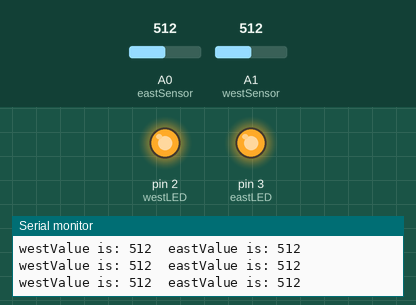
Recording of a sketch running on a simulated Arduino Uno, built with avr-gcc and run on an emulated ATmega328P. On the bench: output pins drawn as LEDs (lit = HIGH), the last lines printed to the serial monitor. Inputs (shaded band) come from the test bench; at power-on: A0 (eastSensor) = 512, A1 (westSensor) = 512.

Above: at 1.2 s.
1.3 s: A0 (eastSensor) set to 54
4.3 s: A0 (eastSensor) set to 45
At 4.61 s:
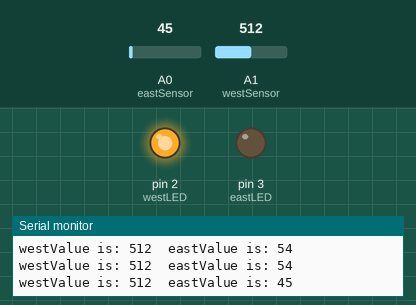
7.3 s: A1 (westSensor) set to 54
10.3 s: A1 (westSensor) set to 45
At 11.0 s:
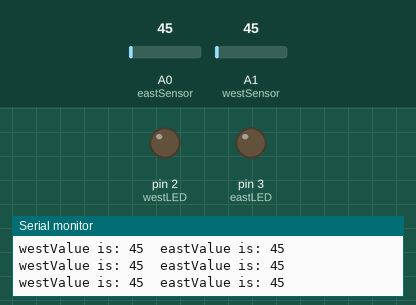
11.9 s: A0 (eastSensor) set to 122
At 12.24 s:
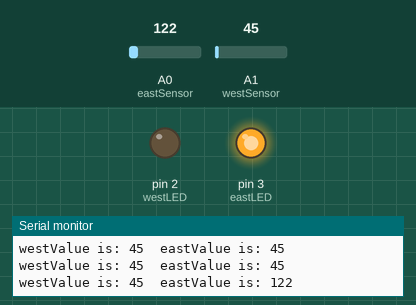
14.9 s: A0 (eastSensor) set to 40
At 16.3 s:
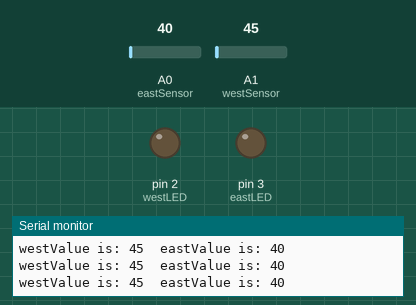
Timing chart, 0 to 17.5 s (numbered marks = the images above; inputs shaded):
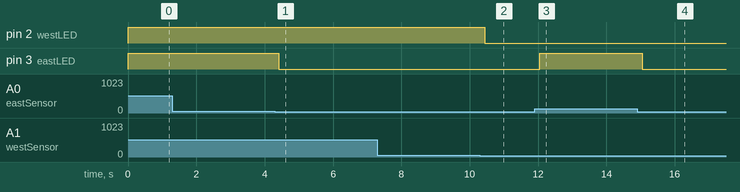

The sketch:

sun_tracker.ino
```cpp
int westLED = 2;
int eastLED = 3;

int westSensor = A1;
int eastSensor = A0;
int westValue = 0;
int eastValue = 0;

void setup() {
  // solar panel sun tracker
  // set-up code. Analog pins do not need to be set up
  Serial.begin(9600);
  pinMode (westLED, OUTPUT);
  pinMode (eastLED, OUTPUT);
  digitalWrite (westLED, LOW);
  digitalWrite (eastLED, LOW);
}

void loop() {
  // put your main code here, to run repeatedly:
  westValue = analogRead(westSensor);
  eastValue = analogRead(eastSensor);
  Serial.print("westValue is: ");
  Serial.print(westValue, DEC);
  Serial.print("  eastValue is: ");
  Serial.println(eastValue, DEC);
  if (westValue > 50){
        digitalWrite(westLED, HIGH);
  }
  if (eastValue > 50){
        digitalWrite(eastLED, HIGH);
  }
  delay(200);
  digitalWrite(westLED, LOW);
  digitalWrite(eastLED, LOW);
}
```

Measured:
- the behaviour switches between 51 and 50 on A0 (eastSensor) (found by bisection; images 0 and 1)
- the behaviour switches between 51 and 50 on A1 (westSensor) (found by bisection; images 1 and 2)
- after the input at 4.3 s, pin 3 (eastLED): HIGH → LOW after 0.12 s
- after the input at 10.3 s, pin 2 (westLED): HIGH → LOW after 0.14 s
- after the input at 11.9 s, pin 3 (eastLED): LOW → HIGH after 0.15 s
- after the input at 14.9 s, pin 3 (eastLED): HIGH → LOW after 0.16 s
